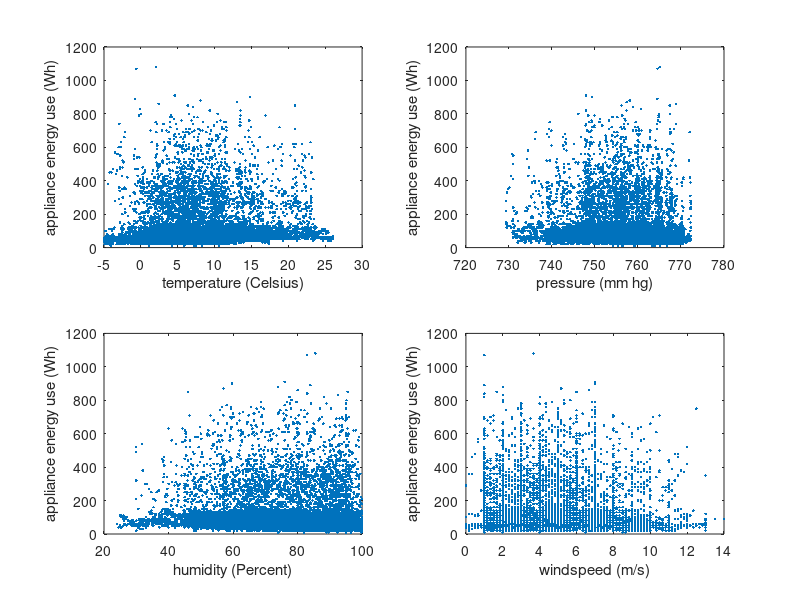

Reproduce this figure in MATLAB. (Note: this script raises an error after producing the figure.)
%% Workshop 7
%% Preliminary analysis

delimiterIn = ',';
A = importdata('APPLIANCES2.csv',delimiterIn);
 
%% scatterplots of data
appliances = A.data(:,1);
temperature = A.data(:,2);
pressure = A.data(:,3);
humidity = A.data(:,4);
windspeed = A.data(:,5);
 
clf
subplot(2,2,1)
plot(temperature,appliances,'.')
xlabel('temperature (Celsius)')
ylabel('appliance energy use (Wh)')
 
subplot(2,2,2)
plot(pressure,appliances,'.')
xlabel('pressure (mm hg)')
ylabel('appliance energy use (Wh)')
 
subplot(2,2,3)
plot(humidity,appliances,'.')
xlabel('humidity (Percent)')
ylabel('appliance energy use (Wh)')
 
subplot(2,2,4)
plot(windspeed,appliances,'.')
xlabel('windspeed (m/s)')
ylabel('appliance energy use (Wh)')

% create a table for the data:
data = table(temperature,pressure,humidity,windspeed,appliances,'VariableNames',{'temperature','pressure','humidity','windspeed','appliances'});
% show first few rows of table
data(1:5,:)

% start with a full model that includes all predictors:
m1 = fitlm(data, 'appliances~temperature+pressure+humidity+windspeed')